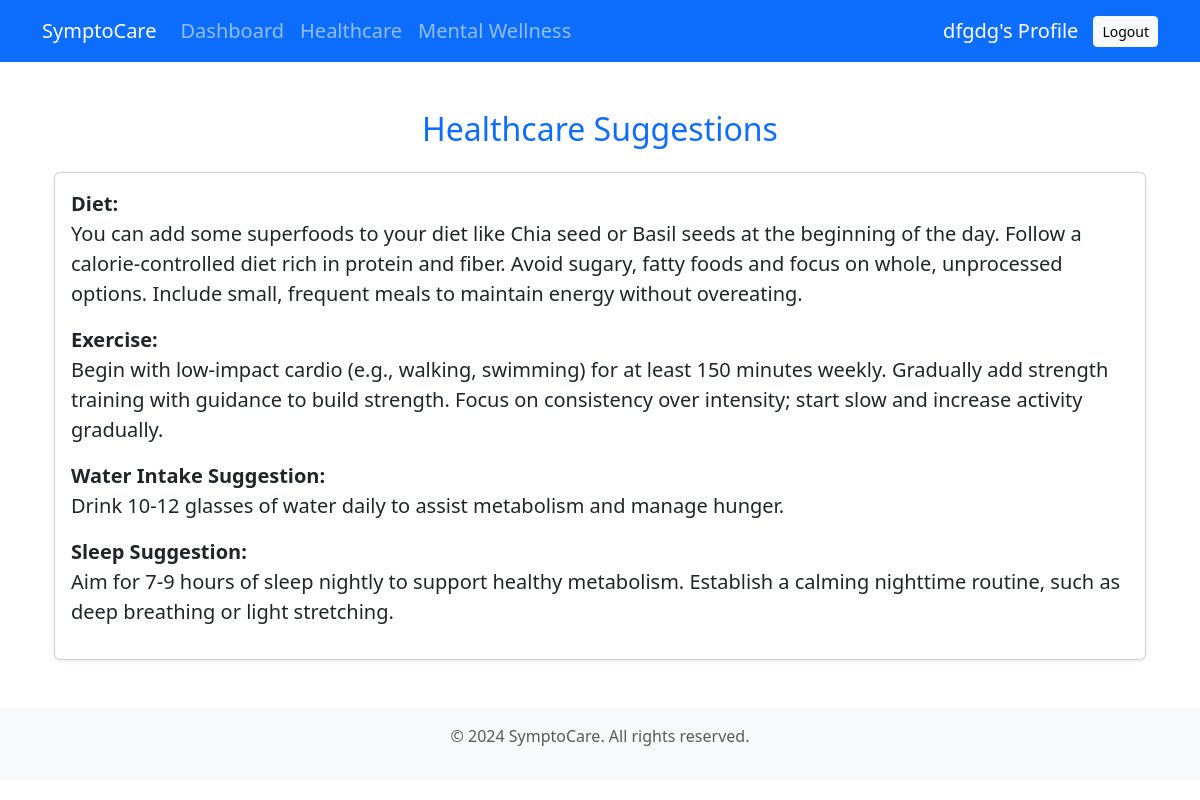
The page /healthcare/ (signed in) on the database its author committed.
### bmiInput/models.py (models this page shows, shortened)
class BMISuggestion(models.Model):
    CATEGORY_CHOICES = [
        ('Underweight', 'Underweight'),
        ('Normal', 'Normal'),
        ('Overweight', 'Overweight'),
        ('Obese', 'Obese')
    ]
    category = models.CharField(max_length=15, choices=CATEGORY_CHOICES, unique=True)
    diet_suggestion = models.TextField(default='No diet suggestion available')
    exercise_suggestion = models.TextField(default='No exercise suggestion available')
    water_intake_suggestion = models.TextField(default='No water intake suggestion available')
    sleep_suggestion = models.TextField(default='No sleep suggestion available')
    other_health_tips = models.TextField(blank=True, null=True)

### healthcare/views.py (the view)
# urls.py: path('', views.healthcare_view, name='healthcare'),
def healthcare_view(request):
    if not request.user.is_authenticated:
        return redirect('signin')
    try:
        user_profile = UserProfile.objects.get(user=request.user)
        bmi = round(user_profile.weight_value / (user_profile.height_value ** 2), 2)
        bmi_category = BMISuggestion.objects.filter(
            category=(
                'Underweight' if bmi < 18.5 else
                'Normal' if 18.5 <= bmi < 25 else
                'Overweight' if 25 <= bmi < 30 else
                'Obese'
            )
        ).first()
        disease_category = DiseaseCategory.objects.filter(name=user_profile.disease_history).first()
        healthcare_suggestions = HealthcareSuggestion.objects.filter(disease_category=disease_category)
    except UserProfile.DoesNotExist:
        return render(request, 'healthcare/healthcare.html', {
            'error': 'Your profile information is incomplete. Please complete your profile.',
            'healthcare_suggestions': [],
        })
    return render(request, 'healthcare/healthcare.html', {
        'disease_category': disease_category,
        'healthcare_suggestions': healthcare_suggestions,
        'bmi': bmi,
        'bmi_category': bmi_category,
    })

### templates/healthcare/healthcare.html (shortened to what this page needs)
{% extends 'common_codes/interface.html' %}
{% block main %}
    <div class="container my-5 fs-5 ">
        <h2 class="text-center text-primary mb-4">Healthcare Suggestions</h2>
        {% if error %}
            <div class="alert alert-danger text-center">
                {{ error }}
            </div>
        {% else %}
            {% if bmi_category %}
                <div class="card shadow-sm mb-4">
                    <div class="card-body ">
                        <p><strong>Diet:</strong> </br> {{ bmi_category.diet_suggestion|safe }}</p>
                        <p><strong>Exercise:</strong></br> {{ bmi_category.exercise_suggestion|safe }}</p>
                        <p><strong>Water Intake Suggestion:</strong></br> {{ bmi_category.water_intake_suggestion|safe }}</p>
                        <p><strong>Sleep Suggestion:</strong></br> {{ bmi_category.sleep_suggestion|safe }}</p>
                    </div>
                </div>
            {% endif %}
        {% endif %}
    </div>
{% endblock %}

### templates/common_codes/interface.html (shortened to what this page needs)
{% load static %}
<!DOCTYPE html>
<html lang="en">
    <head>
        <link href="https://cdn.jsdelivr.net/npm/bootstrap@5.3.2/dist/css/bootstrap.min.css" rel="stylesheet">
    </head>
    <body>
        <nav class="navbar navbar-expand-lg navbar-dark bg-primary fs-5">
            <div class="container">
                <a class="navbar-brand" href="{% url 'dashbord' %}">SymptoCare</a>
                <div class="collapse navbar-collapse" id="navbarNav">
                    <ul class="navbar-nav me-auto">
                        <li class="nav-item">
                            <a class="nav-link" href="{% url 'dashbord' %}">Dashboard</a>
                        </li>
                        <li class="nav-item">
                            <a class="nav-link" href="{% url 'healthcare' %}">Healthcare</a>
                        </li>
                        <li class="nav-item">
                            <a class="nav-link" href="{% url 'mindfullness' %}">Mental Wellness</a>
                        </li>
                    </ul>
                    <div class="d-flex align-items-center ms-3">
                        <a href="{% url 'view' %}" class="profile-link">
                            <span>{{ user.last_name }}'s Profile</span>
                        </a>
                        <a href="{% url 'logout' %}" class="btn btn-sm btn-light btn-logout">Logout</a>
                    </div>
                </div>
            </div>
        </nav>
        <main class="container mt-4">{% block main %}{% endblock main %}</main>
        <footer class="footer mt-auto py-3">
            <div class="container">
                <p class="text-muted">© 2024 SymptoCare. All rights reserved.</p>
            </div>
        </footer>
    </body>
</html>

### templates/common_codes/interface.html (style rules this page uses)
body { transition: background-color 0.3s ease, color 0.3s ease; }
.footer { background-color: #f8f9fa; padding: 20px 0; text-align: center; }
.profile-link { display: flex; align-items: center; color: white; text-decoration: none; }
.btn-logout { margin-left: 15px; }

### rows shown on the page
BMISuggestion: diet_suggestion "You can add some superfoods to your diet like Chia seed or Basil seeds at the beginning of the day. Follow a calorie-controlled diet rich in protein and fiber. Avoid sugary, fatty foods and focus on whole, unprocessed options. Include small, frequent meals to maintain energy without overeating.", exercise_suggestion "Begin with low-impact cardio (e.g., walking, swimming) for at least 150 minutes weekly. Gradually add strength training with guidance to build strength. Focus on consistency over intensity; start slow and increase activity gradually.", water_intake_suggestion "Drink 10-12 glasses of water daily to assist metabolism and manage hunger.", sleep_suggestion "Aim for 7-9 hours of sleep nightly to support healthy metabolism. Establish a calming nighttime routine, such as deep breathing or light stretching."

### other values the page prints
{{ user.last_name }} "dfgdg"
